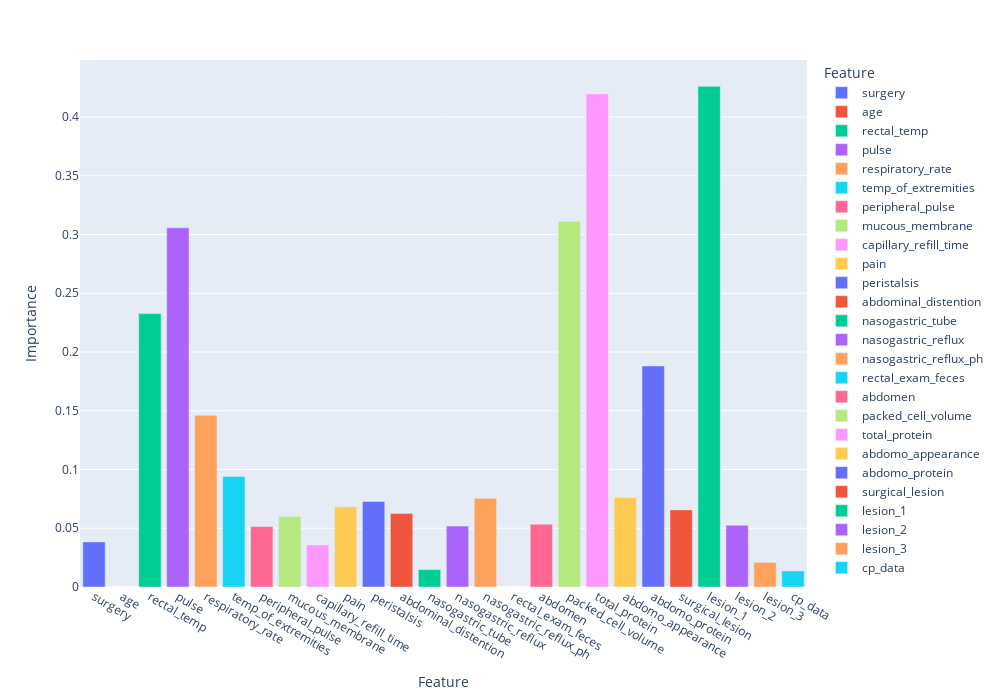

The notebook cell saved with this chart:
### Code cell
##CHECKING THE IMPORTANCE OF A COLUMN
x = df.drop(['outcome','hospital_number'],axis=1)
y= df['outcome']
from sklearn.feature_selection import mutual_info_classif
mutual_info=mutual_info_classif(x,y, random_state = 42)
feature_importance = pd.DataFrame({'Feature':x.columns, 'Importance':mutual_info})
feature_importance.sort_values('Importance')
fig = px.bar(feature_importance,x = 'Feature', y = 'Importance',color='Feature')
fig.update_layout(height =700,width = 1000)
fig.show()

### Figure 1 — Plotly figure (JSON) as saved in the notebook; plotly's stock layout.template omitted (floating-point values rounded to 4 significant figures)
{"data": [{"alignmentgroup": "True", "hovertemplate": "Feature=%{x}<br>Importance=%{y}<extra></extra>", "legendgroup": "surgery", "marker": {"color": "#636efa", "pattern": {"shape": ""}}, "name": "surgery", "offsetgroup": "surgery", "orientation": "v", "showlegend": true, "textposition": "auto", "type": "bar", "x": ["surgery"], "xaxis": "x", "y": [0.03838], "yaxis": "y"}, {"alignmentgroup": "True", "hovertemplate": "Feature=%{x}<br>Importance=%{y}<extra></extra>", "legendgroup": "age", "marker": {"color": "#EF553B", "pattern": {"shape": ""}}, "name": "age", "offsetgroup": "age", "orientation": "v", "showlegend": true, "textposition": "auto", "type": "bar", "x": ["age"], "xaxis": "x", "y": [0], "yaxis": "y"}, {"alignmentgroup": "True", "hovertemplate": "Feature=%{x}<br>Importance=%{y}<extra></extra>", "legendgroup": "rectal_temp", "marker": {"color": "#00cc96", "pattern": {"shape": ""}}, "name": "rectal_temp", "offsetgroup": "rectal_temp", "orientation": "v", "showlegend": true, "textposition": "auto", "type": "bar", "x": ["rectal_temp"], "xaxis": "x", "y": [0.2327], "yaxis": "y"}, {"alignmentgroup": "True", "hovertemplate": "Feature=%{x}<br>Importance=%{y}<extra></extra>", "legendgroup": "pulse", "marker": {"color": "#ab63fa", "pattern": {"shape": ""}}, "name": "pulse", "offsetgroup": "pulse", "orientation": "v", "showlegend": true, "textposition": "auto", "type": "bar", "x": ["pulse"], "xaxis": "x", "y": [0.3057], "yaxis": "y"}, {"alignmentgroup": "True", "hovertemplate": "Feature=%{x}<br>Importance=%{y}<extra></extra>", "legendgroup": "respiratory_rate", "marker": {"color": "#FFA15A", "pattern": {"shape": ""}}, "name": "respiratory_rate", "offsetgroup": "respiratory_rate", "orientation": "v", "showlegend": true, "textposition": "auto", "type": "bar", "x": ["respiratory_rate"], "xaxis": "x", "y": [0.1461], "yaxis": "y"}, {"alignmentgroup": "True", "hovertemplate": "Feature=%{x}<br>Importance=%{y}<extra></extra>", "legendgroup": "temp_of_extremities", "marker": {"color": "#19d3f3", "pattern": {"shape": ""}}, "name": "temp_of_extremities", "offsetgroup": "temp_of_extremities", "orientation": "v", "showlegend": true, "textposition": "auto", "type": "bar", "x": ["temp_of_extremities"], "xaxis": "x", "y": [0.09401], "yaxis": "y"}, {"alignmentgroup": "True", "hovertemplate": "Feature=%{x}<br>Importance=%{y}<extra></extra>", "legendgroup": "peripheral_pulse", "marker": {"color": "#FF6692", "pattern": {"shape": ""}}, "name": "peripheral_pulse", "offsetgroup": "peripheral_pulse", "orientation": "v", "showlegend": true, "textposition": "auto", "type": "bar", "x": ["peripheral_pulse"], "xaxis": "x", "y": [0.05148], "yaxis": "y"}, {"alignmentgroup": "True", "hovertemplate": "Feature=%{x}<br>Importance=%{y}<extra></extra>", "legendgroup": "mucous_membrane", "marker": {"color": "#B6E880", "pattern": {"shape": ""}}, "name": "mucous_membrane", "offsetgroup": "mucous_membrane", "orientation": "v", "showlegend": true, "textposition": "auto", "type": "bar", "x": ["mucous_membrane"], "xaxis": "x", "y": [0.05997], "yaxis": "y"}, {"alignmentgroup": "True", "hovertemplate": "Feature=%{x}<br>Importance=%{y}<extra></extra>", "legendgroup": "capillary_refill_time", "marker": {"color": "#FF97FF", "pattern": {"shape": ""}}, "name": "capillary_refill_time", "offsetgroup": "capillary_refill_time", "orientation": "v", "showlegend": true, "textposition": "auto", "type": "bar", "x": ["capillary_refill_time"], "xaxis": "x", "y": [0.03576], "yaxis": "y"}, {"alignmentgroup": "True", "hovertemplate": "Feature=%{x}<br>Importance=%{y}<extra></extra>", "legendgroup": "pain", "marker": {"color": "#FECB52", "pattern": {"shape": ""}}, "name": "pain", "offsetgroup": "pain", "orientation": "v", "showlegend": true, "textposition": "auto", "type": "bar", "x": ["pain"], "xaxis": "x", "y": [0.06827], "yaxis": "y"}, {"alignmentgroup": "True", "hovertemplate": "Feature=%{x}<br>Importance=%{y}<extra></extra>", "legendgroup": "peristalsis", "marker": {"color": "#636efa", "pattern": {"shape": ""}}, "name": "peristalsis", "offsetgroup": "peristalsis", "orientation": "v", "showlegend": true, "textposition": "auto", "type": "bar", "x": ["peristalsis"], "xaxis": "x", "y": [0.07282], "yaxis": "y"}, {"alignmentgroup": "True", "hovertemplate": "Feature=%{x}<br>Importance=%{y}<extra></extra>", "legendgroup": "abdominal_distention", "marker": {"color": "#EF553B", "pattern": {"shape": ""}}, "name": "abdominal_distention", "offsetgroup": "abdominal_distention", "orientation": "v", "showlegend": true, "textposition": "auto", "type": "bar", "x": ["abdominal_distention"], "xaxis": "x", "y": [0.06265], "yaxis": "y"}, {"alignmentgroup": "True", "hovertemplate": "Feature=%{x}<br>Importance=%{y}<extra></extra>", "legendgroup": "nasogastric_tube", "marker": {"color": "#00cc96", "pattern": {"shape": ""}}, "name": "nasogastric_tube", "offsetgroup": "nasogastric_tube", "orientation": "v", "showlegend": true, "textposition": "auto", "type": "bar", "x": ["nasogastric_tube"], "xaxis": "x", "y": [0.01483], "yaxis": "y"}, {"alignmentgroup": "True", "hovertemplate": "Feature=%{x}<br>Importance=%{y}<extra></extra>", "legendgroup": "nasogastric_reflux", "marker": {"color": "#ab63fa", "pattern": {"shape": ""}}, "name": "nasogastric_reflux", "offsetgroup": "nasogastric_reflux", "orientation": "v", "showlegend": true, "textposition": "auto", "type": "bar", "x": ["nasogastric_reflux"], "xaxis": "x", "y": [0.05184], "yaxis": "y"}, {"alignmentgroup": "True", "hovertemplate": "Feature=%{x}<br>Importance=%{y}<extra></extra>", "legendgroup": "nasogastric_reflux_ph", "marker": {"color": "#FFA15A", "pattern": {"shape": ""}}, "name": "nasogastric_reflux_ph", "offsetgroup": "nasogastric_reflux_ph", "orientation": "v", "showlegend": true, "textposition": "auto", "type": "bar", "x": ["nasogastric_reflux_ph"], "xaxis": "x", "y": [0.07544], "yaxis": "y"}, {"alignmentgroup": "True", "hovertemplate": "Feature=%{x}<br>Importance=%{y}<extra></extra>", "legendgroup": "rectal_exam_feces", "marker": {"color": "#19d3f3", "pattern": {"shape": ""}}, "name": "rectal_exam_feces", "offsetgroup": "rectal_exam_feces", "orientation": "v", "showlegend": true, "textposition": "auto", "type": "bar", "x": ["rectal_exam_feces"], "xaxis": "x", "y": [0], "yaxis": "y"}, {"alignmentgroup": "True", "hovertemplate": "Feature=%{x}<br>Importance=%{y}<extra></extra>", "legendgroup": "abdomen", "marker": {"color": "#FF6692", "pattern": {"shape": ""}}, "name": "abdomen", "offsetgroup": "abdomen", "orientation": "v", "showlegend": true, "textposition": "auto", "type": "bar", "x": ["abdomen"], "xaxis": "x", "y": [0.05349], "yaxis": "y"}, {"alignmentgroup": "True", "hovertemplate": "Feature=%{x}<br>Importance=%{y}<extra></extra>", "legendgroup": "packed_cell_volume", "marker": {"color": "#B6E880", "pattern": {"shape": ""}}, "name": "packed_cell_volume", "offsetgroup": "packed_cell_volume", "orientation": "v", "showlegend": true, "textposition": "auto", "type": "bar", "x": ["packed_cell_volume"], "xaxis": "x", "y": [0.3113], "yaxis": "y"}, {"alignmentgroup": "True", "hovertemplate": "Feature=%{x}<br>Importance=%{y}<extra></extra>", "legendgroup": "total_protein", "marker": {"color": "#FF97FF", "pattern": {"shape": ""}}, "name": "total_protein", "offsetgroup": "total_protein", "orientation": "v", "showlegend": true, "textposition": "auto", "type": "bar", "x": ["total_protein"], "xaxis": "x", "y": [0.4196], "yaxis": "y"}, {"alignmentgroup": "True", "hovertemplate": "Feature=%{x}<br>Importance=%{y}<extra></extra>", "legendgroup": "abdomo_appearance", "marker": {"color": "#FECB52", "pattern": {"shape": ""}}, "name": "abdomo_appearance", "offsetgroup": "abdomo_appearance", "orientation": "v", "showlegend": true, "textposition": "auto", "type": "bar", "x": ["abdomo_appearance"], "xaxis": "x", "y": [0.07614], "yaxis": "y"}, {"alignmentgroup": "True", "hovertemplate": "Feature=%{x}<br>Importance=%{y}<extra></extra>", "legendgroup": "abdomo_protein", "marker": {"color": "#636efa", "pattern": {"shape": ""}}, "name": "abdomo_protein", "offsetgroup": "abdomo_protein", "orientation": "v", "showlegend": true, "textposition": "auto", "type": "bar", "x": ["abdomo_protein"], "xaxis": "x", "y": [0.1882], "yaxis": "y"}, {"alignmentgroup": "True", "hovertemplate": "Feature=%{x}<br>Importance=%{y}<extra></extra>", "legendgroup": "surgical_lesion", "marker": {"color": "#EF553B", "pattern": {"shape": ""}}, "name": "surgical_lesion", "offsetgroup": "surgical_lesion", "orientation": "v", "showlegend": true, "textposition": "auto", "type": "bar", "x": ["surgical_lesion"], "xaxis": "x", "y": [0.06564], "yaxis": "y"}, {"alignmentgroup": "True", "hovertemplate": "Feature=%{x}<br>Importance=%{y}<extra></extra>", "legendgroup": "lesion_1", "marker": {"color": "#00cc96", "pattern": {"shape": ""}}, "name": "lesion_1", "offsetgroup": "lesion_1", "orientation": "v", "showlegend": true, "textposition": "auto", "type": "bar", "x": ["lesion_1"], "xaxis": "x", "y": [0.4261], "yaxis": "y"}, {"alignmentgroup": "True", "hovertemplate": "Feature=%{x}<br>Importance=%{y}<extra></extra>", "legendgroup": "lesion_2", "marker": {"color": "#ab63fa", "pattern": {"shape": ""}}, "name": "lesion_2", "offsetgroup": "lesion_2", "orientation": "v", "showlegend": true, "textposition": "auto", "type": "bar", "x": ["lesion_2"], "xaxis": "x", "y": [0.05256], "yaxis": "y"}, {"alignmentgroup": "True", "hovertemplate": "Feature=%{x}<br>Importance=%{y}<extra></extra>", "legendgroup": "lesion_3", "marker": {"color": "#FFA15A", "pattern": {"shape": ""}}, "name": "lesion_3", "offsetgroup": "lesion_3", "orientation": "v", "showlegend": true, "textposition": "auto", "type": "bar", "x": ["lesion_3"], "xaxis": "x", "y": [0.02098], "yaxis": "y"}, {"alignmentgroup": "True", "hovertemplate": "Feature=%{x}<br>Importance=%{y}<extra></extra>", "legendgroup": "cp_data", "marker": {"color": "#19d3f3", "pattern": {"shape": ""}}, "name": "cp_data", "offsetgroup": "cp_data", "orientation": "v", "showlegend": true, "textposition": "auto", "type": "bar", "x": ["cp_data"], "xaxis": "x", "y": [0.01365], "yaxis": "y"}], "layout": {"barmode": "relative", "height": 700, "legend": {"title": {"text": "Feature"}, "tracegroupgap": 0}, "margin": {"t": 60}, "width": 1000, "xaxis": {"anchor": "y", "categoryarray": ["surgery", "age", "rectal_temp", "pulse", "respiratory_rate", "temp_of_extremities", "peripheral_pulse", "mucous_membrane", "capillary_refill_time", "pain", "peristalsis", "abdominal_distention", "nasogastric_tube", "nasogastric_reflux", "nasogastric_reflux_ph", "rectal_exam_feces", "abdomen", "packed_cell_volume", "total_protein", "abdomo_appearance", "abdomo_protein", "surgical_lesion", "lesion_1", "lesion_2", "lesion_3", "cp_data"], "categoryorder": "array", "domain": [0, 1], "title": {"text": "Feature"}}, "yaxis": {"anchor": "x", "domain": [0, 1], "title": {"text": "Importance"}}}}
